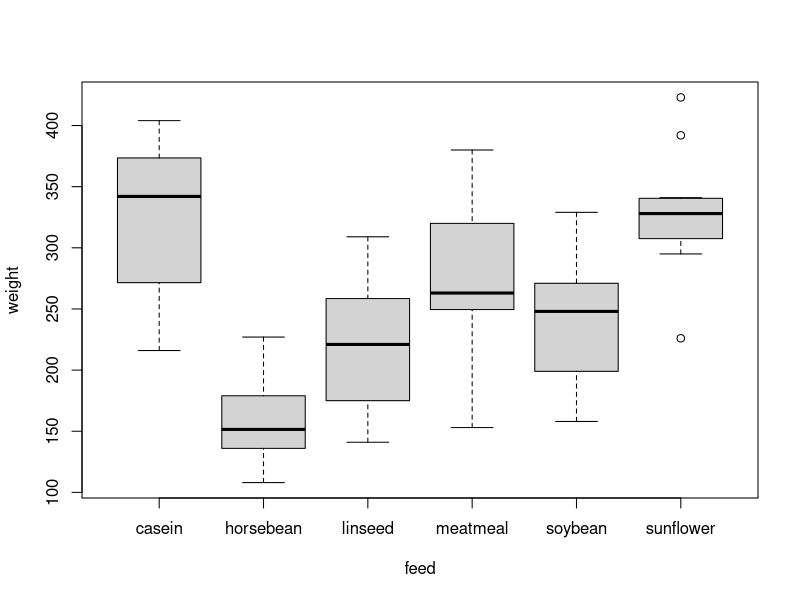
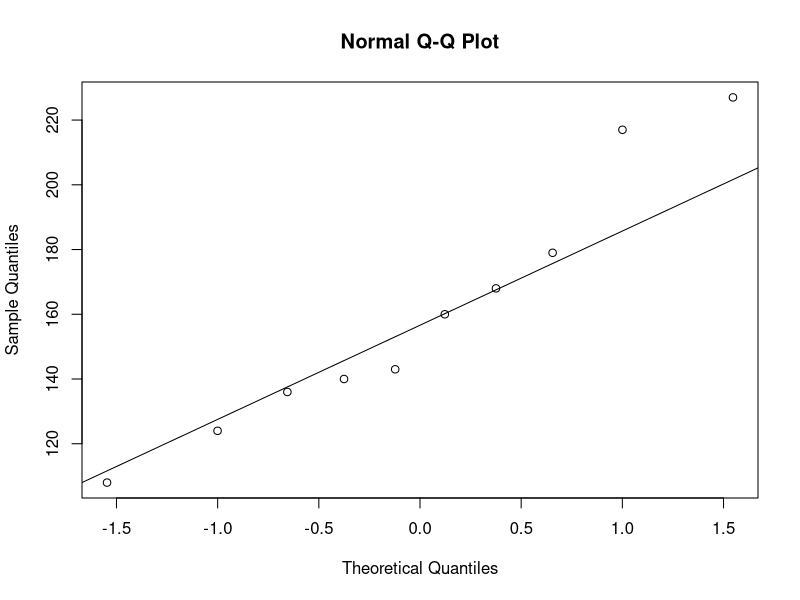
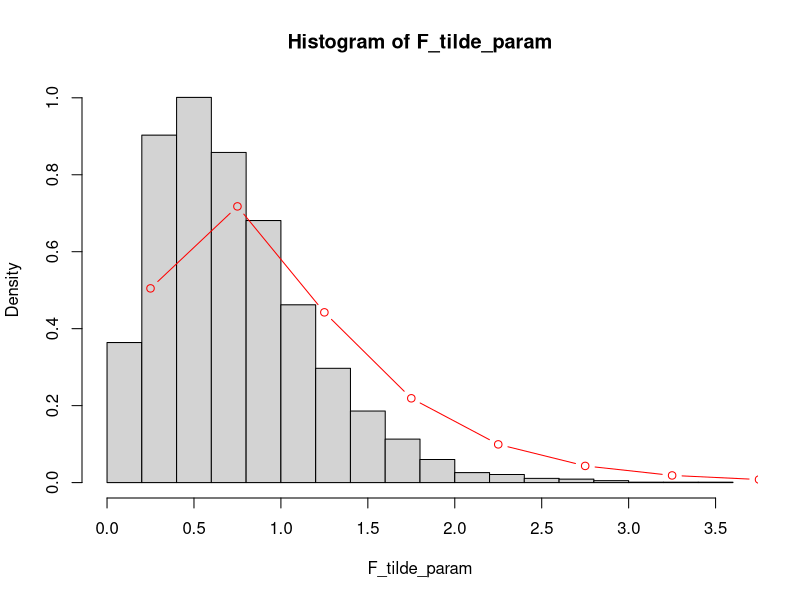
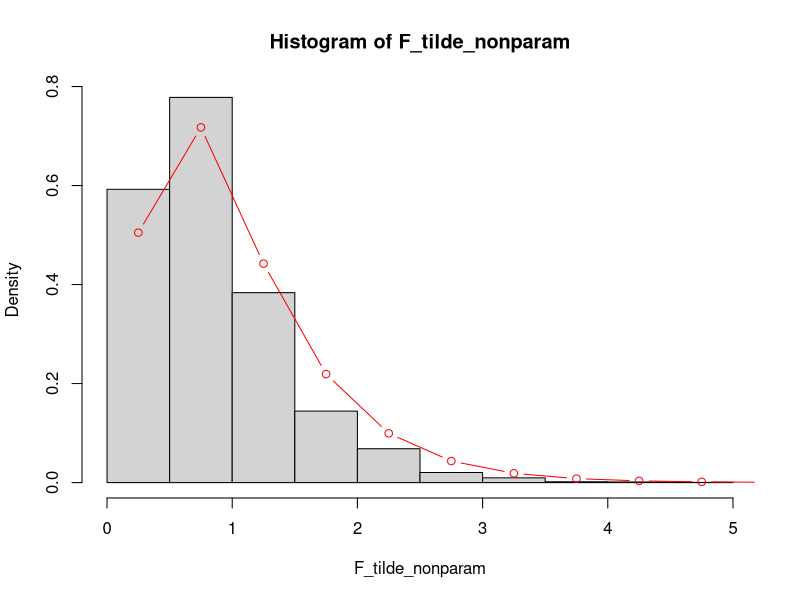
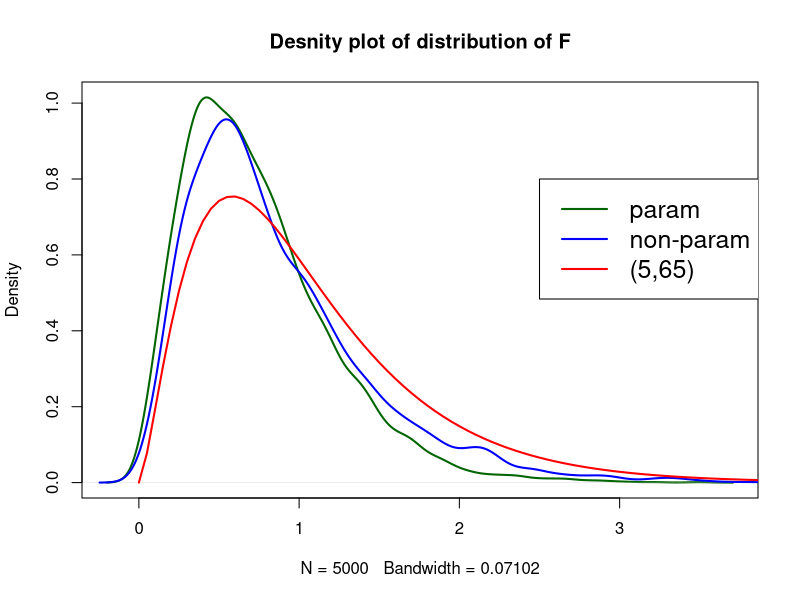

R code for these plots, in order:
## ---- chunk 1
knitr::opts_chunk$set(echo = TRUE)
## ---- chunk 2
data(chickwts)
str(chickwts)
## ---- chunk 3
boxplot(weight~feed, data=chickwts)
## ---- chunk 4
library(plyr)
ddply(chickwts, c("feed"), summarise,
      N = length(weight), mean = round(mean(weight),2),
      sd = round(sd(weight),2))
## ---- chunk 5
oneway.test(weight ~ feed, data=chickwts, var.equal = T)
## ---- chunk 6
# normality: Each probability distribution is normal
qqnorm(chickwts$weight[chickwts$feed == "horsebean"])
qqline(chickwts$weight[chickwts$feed == "horsebean"])
## ---- chunk 7
library(car)
leveneTest(chickwts$weight ~ chickwts$feed)
## ---- chunk 8
summary(aov(weight~feed, data=chickwts))
## ---- chunk 9
##ADTO: total sum of absolute deviances 
ADTO <- sum(abs(chickwts$weight-median(chickwts$weight)))

##ADSE error sum of absolute deviances
ADSE <- sum(abs(chickwts$weight[chickwts$feed == "horsebean"]- median(chickwts$weight[chickwts$feed == "horsebean"])))+
  sum(abs(chickwts$weight[chickwts$feed == "linseed"]- median(chickwts$weight[chickwts$feed == "linseed"])))+
  sum(abs(chickwts$weight[chickwts$feed == "soybean"]- median(chickwts$weight[chickwts$feed == "soybean"])))+
  sum(abs(chickwts$weight[chickwts$feed == "sunflower"]- median(chickwts$weight[chickwts$feed == "sunflower"])))+
  sum(abs(chickwts$weight[chickwts$feed == "meatmeal"]- median(chickwts$weight[chickwts$feed == "meatmeal"])))+
  sum(abs(chickwts$weight[chickwts$feed == "casein"]- median(chickwts$weight[chickwts$feed == "casein"])))

#ADTR: treatment absolute deviances
ADTR <- ADTO-ADSE

MADTR <- ADTR/5 #r-1 degress of freedom, r for the groups 
MADE <- ADSE/(length(chickwts$weight)-6) #n-r degrees of freedom 

F_tilde_star = MADTR/MADE
## ---- chunk 10
median(chickwts$weight)

# since can reject homogeneity we assume pooled sd  
sqrt(mean(with(chickwts,tapply(weight,feed,var))))
## ---- chunk 11
## parametric bootstrap  
medianstar = median(chickwts$weight)  #the median (=mean) value of the nomral distribution
sdstar = sqrt(mean(with(chickwts,tapply(weight,feed,var))))   #the pooled sd value of the nomral distribution
simfeed = chickwts$feed   # the feed categories
R = 5000  # number of bootstrap replications
ADTO <- numeric(R) # empty vectors of the quantities I need. They will hold the simulated values later.
ADSE <- numeric(R)
ADTR <- numeric(R)
MADE <- numeric(R)
MADTR <- numeric(R)
F_tilde_param = numeric(R)
set.seed(23455)

#the groups A-F are not needed here but I left for convenience (I used them in the non-paramtric later)
for (i in 1:R) {
  groupA = rnorm(12, mean=medianstar, sd=sdstar) # 6 groups, one for each feed supplement 
  groupB = rnorm(10, mean=medianstar, sd=sdstar)
  groupC = rnorm(12, mean=medianstar, sd=sdstar)
  groupD = rnorm(11, mean=medianstar, sd=sdstar)
  groupE = rnorm(14, mean=medianstar, sd=sdstar)
  groupF = rnorm(12, mean=medianstar, sd=sdstar)
  sim_weight = c(groupA,groupB,groupC,groupD,groupE,groupF)
  simdata = data.frame(sim_weight,simfeed)
  
  ADTO[i] <- sum(abs(simdata$sim_weight-median(simdata$sim_weight))) #the index i means that I calculate the quantity (e.g ADTO) for each replication R (from 1 to R=5000)
  
  ## ADSE error sum of absolute deviances
  ADSE[i] <- sum(abs(simdata$sim_weight[simdata$simfeed == "horsebean"]- median(simdata$sim_weight[simdata$simfeed == "horsebean"])))+
    sum(abs(simdata$sim_weight[simdata$simfeed == "linseed"]- median(simdata$sim_weight[simdata$simfeed == "linseed"])))+
    sum(abs(simdata$sim_weight[simdata$simfeed == "soybean"]- median(simdata$sim_weight[simdata$simfeed == "soybean"])))+
    sum(abs(simdata$sim_weight[simdata$simfeed == "sunflower"]- median(simdata$sim_weight[simdata$simfeed == "sunflower"])))+
    sum(abs(simdata$sim_weight[simdata$simfeed == "meatmeal"]- median(simdata$sim_weight[simdata$simfeed == "meatmeal"])))+
    sum(abs(simdata$sim_weight[simdata$simfeed == "casein"]- median(simdata$sim_weight[simdata$simfeed == "casein"])))
  
  #ADTR: treatment absolute deviances
  ADTR[i] <- ADTO[i]-ADSE[i]
  
  MADTR[i] <- ADTR[i]/5 #r-1 degress of freedom, r for the groups 
  MADE[i] <- ADSE[i]/(length(chickwts$weight)-6) #n-r degrees of freedom 
  
  F_tilde_param[i] = MADTR[i]/MADE[i] #final step calculate the F_tilde for each replication
  
}
## ---- chunk 12
hist(F_tilde_param, prob=T)
x=seq(.25,5.25,.5)
points(x,y=df(x,5,66),type="b",col="red")
## ---- chunk 13
(p_value <- (1+sum(F_tilde_param > F_tilde_star))/(R+1))
## ---- chunk 14
## Non-parametric bootstrap  
medianstar = with(chickwts, tapply(weight,feed,median))
grpA = chickwts$weight[chickwts$feed == "horsebean"] - medianstar["horsebean"]
grpB = chickwts$weight[chickwts$feed == "linseed"] - medianstar["linseed"]
grpC = chickwts$weight[chickwts$feed == "soybean"] - medianstar["soybean"]
grpD = chickwts$weight[chickwts$feed == "sunflower"] - medianstar["sunflower"]
grpE = chickwts$weight[chickwts$feed == "meatmeal"] - medianstar["meatmeal"]
grpF = chickwts$weight[chickwts$feed == "casein"] - medianstar["casein"]
simfeed = chickwts$feed
R = 5000
F_tilde_nonparam <- numeric(R)
ADTO <- numeric(R)
ADSE <- numeric(R)
ADTR <- numeric(R)
MADE <- numeric(R)
MADTR <- numeric(R)

set.seed(23456)
for (i in 1:R) {
  groupA = sample(grpA, size=10, replace=T)
  groupB = sample(grpB, size=12, replace=T)
  groupC = sample(grpC, size=14, replace=T)
  groupD = sample(grpD, size=12, replace=T)
  groupE = sample(grpE, size=11, replace=T)
  groupF = sample(grpF, size=12, replace=T)
  sim_weight = c(groupA,groupB,groupC,groupD,groupE,groupF)
  simdata = data.frame(sim_weight,simfeed)
  
  ADTO[i] <- sum(abs(simdata$sim_weight-median(simdata$sim_weight)))
  
  ##ADSE error sum of absolute deviances
  ADSE[i] <- sum(abs(simdata$sim_weight[simdata$simfeed == "horsebean"]- median(simdata$sim_weight[simdata$simfeed == "horsebean"])))+
    sum(abs(simdata$sim_weight[simdata$simfeed == "linseed"]- median(simdata$sim_weight[simdata$simfeed == "linseed"])))+
    sum(abs(simdata$sim_weight[simdata$simfeed == "soybean"]- median(simdata$sim_weight[simdata$simfeed == "soybean"])))+
    sum(abs(simdata$sim_weight[simdata$simfeed == "sunflower"]- median(simdata$sim_weight[simdata$simfeed == "sunflower"])))+
    sum(abs(simdata$sim_weight[simdata$simfeed == "meatmeal"]- median(simdata$sim_weight[simdata$simfeed == "meatmeal"])))+
    sum(abs(simdata$sim_weight[simdata$simfeed == "casein"]- median(simdata$sim_weight[simdata$simfeed == "casein"])))
  
  #ADTR: treatment absolute deviances
  ADTR[i] <- ADTO[i]-ADSE[i]
  
  MADTR[i] <- ADTR[i]/5 #r-1 degress of freedom, r for the groups 
  MADE[i] <- ADSE[i]/(length(chickwts$weight)-6) #n-r degrees of freedom 
  
  F_tilde_nonparam[i] = MADTR[i]/MADE[i]
  
}
## ---- chunk 15
hist(F_tilde_nonparam, prob=T)
x=seq(.25,5.25,.5)
points(x,y=df(x,5,65),type="b",col="red")
## ---- chunk 16
(pvalue <- (1+sum(F_tilde_nonparam > F_tilde_star))/(R+1))
## ---- chunk 17
y <- seq(0,5.25,.05)
plot(density(F_tilde_param), col="dark green", main="Desnity plot of distribution of F",lwd=2)
lines(density(F_tilde_nonparam), col="blue", lwd=2)
points(y,y=df(y,5,66), type="l", col="red", lwd=2)
legend(2.5,0.8, c("param", "non-param", "(5,65)"), lty=1, col=c("dark green", "blue", "red"), cex=1.5,lwd=2)
